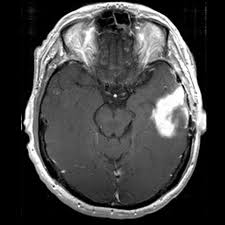
%> input picture Brain_Tumor_Code/Benign/10.jpg, 225 x 225 px
$ octave --eval "result = processar(imread('Brain_Tumor_Code/Benign/10.jpg'));"   (GNU Octave 9; MATLAB toolbox functions it lacks are replaced by stand-ins)
%> lines starting %> are read from the running program, lines starting %| are printed output that depends on the picture; in (x1, y1, x2, y2) boxes, pixels count from 0 and x2, y2 are one past the last pixel; in counts of white or black regions, pixels touching at a corner belong together; the program's own positions count from 1
%> in processar, `imgMin = prctile(imagem(:),35);`: imgMin = 4
%> in processar, `imgMax = prctile(imagem(:),99.9);`: imgMax = 255
### removeSkull.m
function [ finalImage ] = removeSkull( grayImage, crop,grayLimit, limitPixelsEliminate )
%> called with crop = 15, grayLimit = 20, limitPixelsEliminate = 10
    % Crop image to get rid of light box surrounding the image
    grayImage = grayImage(3:end-3, 4:end-4);
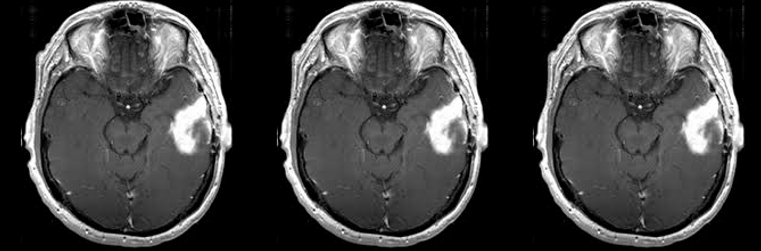
%> grayImage: size 251x761 uint8; min 0, max 255, mean 67
    % Threshold to create a binary image
    binaryImage = grayImage > grayLimit;
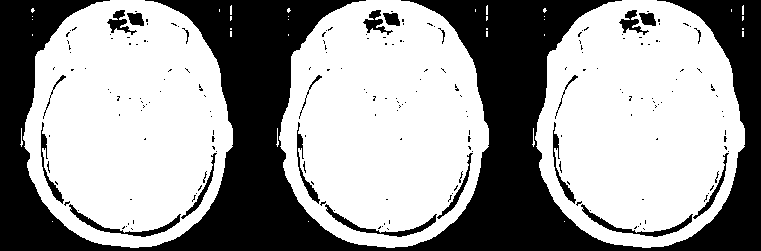
%> binaryImage: size 251x761 logical; 61.6% white; 202 black regions (180 under 20 px), largest, box (x1, y1, x2, y2) and area: (0, 0, 761, 251) 67357, (69, 204, 181, 237) 575, (325, 204, 437, 237) 575
    % Get rid of small specks of noise
    binaryImage = bwareaopen(binaryImage, limitPixelsEliminate);
%> binaryImage: size 251x761 logical; 61.6% white; 202 black regions (180 under 20 px), largest, box (x1, y1, x2, y2) and area: (0, 0, 761, 251) 67420, (69, 204, 181, 237) 575, (325, 204, 437, 237) 575
    % Seal off the bottom of the head - make the last row white.
    binaryImage(end,:) = true;
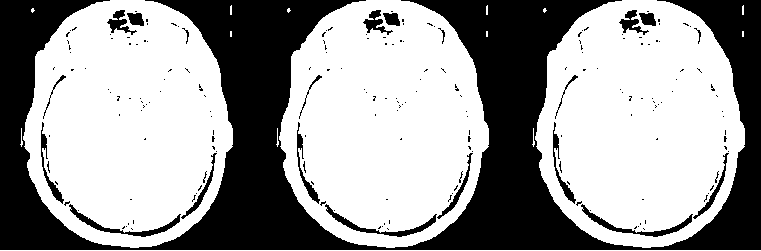
%> binaryImage: size 251x761 logical; 62% white; 202 black regions (180 under 20 px), largest, box (x1, y1, x2, y2) and area: (0, 0, 761, 250) 66659, (69, 204, 181, 237) 575, (325, 204, 437, 237) 575
    % Fill the image
    binaryImage = imfill(binaryImage, 'holes');
%> binaryImage: size 251x761 logical; 65.1% white; 1 black region, box (x1, y1, x2, y2) and area: (0, 0, 761, 250) 66659
    % Erode away 15 layers of pixels.
    se = strel('disk', crop, 0);
    binaryImage = imerode(binaryImage, se);
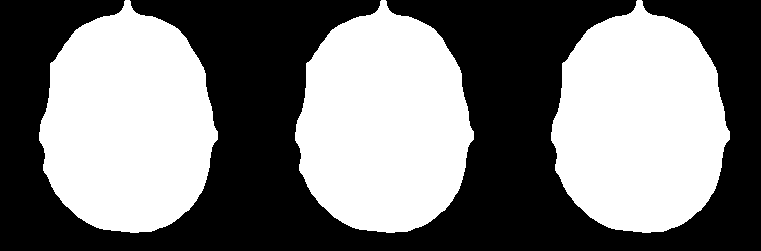
%> binaryImage: size 251x761 logical; 48.7% white; 3 white regions, box (x1, y1, x2, y2) and area: (39, 0, 218, 233) 30995, (295, 0, 474, 233) 30995, (551, 0, 730, 233) 30995
    % Mask the gray image
    finalImage = grayImage; % Initialize.
    finalImage(~binaryImage) = 0;
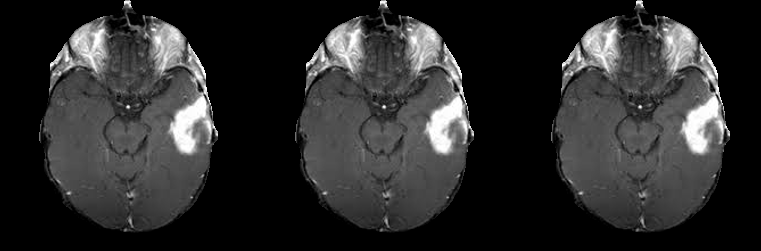
%> finalImage: size 251x761 uint8; 19.28% of pixels changed, all inside (x1, y1, x2, y2) = (15, 0, 746, 251)
    finalImage = imresize(finalImage,[256,256]);
%> finalImage: size 256x256 uint8
end

### preprocessamento.m
function [ imageFinal ] = preprocessamento( imagem )
    imagemSemCranio = single(removeSkull(imagem,15,20,10)); %remove o cr鈔io da imagem
    imagemSemCranio = medfilt2(passaAlta(imagemSemCranio))+imagemSemCranio;%passa filtros para diminuir ruidos e melhorar a segmenta玢o
    imageFinal = (segmentacao(imagemSemCranio,3)); %processo de thereshold segmentation
end

### passaAlta.m
function [ Y ] = passaAlta( img )
nucleo = -1 * ones(3)/9;
nucleo(2,2) = 8/9;
Y = imfilter(img, nucleo);
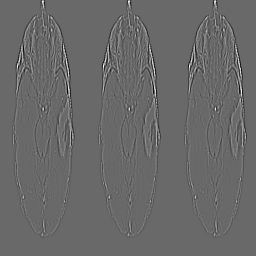
%> Y: size 256x256 single; min -81.22, max 115.3, mean 0; drawn with min black and max white
%> in preprocessamento, `imagemSemCranio = medfilt2(passaAlta(imagemSemCranio))+imagemSemCranio;`:
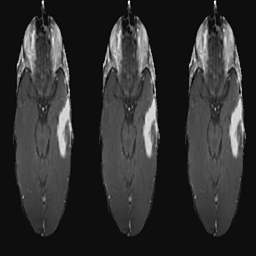
%> imagemSemCranio: size 256x256 single; min -18.44, max 310.6, mean 43.4; drawn with min black and max white
end

### segmentacao.m
function [ imagemSegmentada ] = segmentacao( entrada, t0)

%Thereshold segmentation utilizando k-means
%> the run ends on the next line
[classeTumor, imgKmedia] = kmeansImg(entrada,t0);
imagemSegmentada=zeros(size(entrada));
    for i= 1:1:size(imgKmedia,1)
        for j=1:1:size(imgKmedia,2)
            if imgKmedia (i,j)==t0
                imagemSegmentada(i,j)=1;
            else
                imagemSegmentada(i,j)=0;
            end
        end
    end
end

### processar.m
function [ImagemTumor, ImagemSegmentada, features] = processar(imagem)

imgMin = prctile(imagem(:),35);
imgMax = prctile(imagem(:),99.9);
Bmin = imagem-imgMin;
Bmax = double(Bmin)/(double(imgMax)-double(imgMin))*255;
normalized = imresize(uint8(Bmax),[256,256]);

ImagemTumor = preprocessamento(normalized);
ImagemSegmentada = single(normalized) + ImagemTumor*255;
features = featureDetermination(single(normalized).*ImagemTumor);

end

$ run again, on Brain_Tumor_Code/Benign/11.jpg
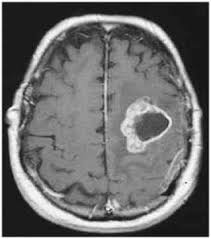
%> input picture Brain_Tumor_Code/Benign/11.jpg, 211 x 239 px
%> imgMin = 80
%> imgMax = 255
%> in removeSkull, `binaryImage = grayImage > grayLimit;`:
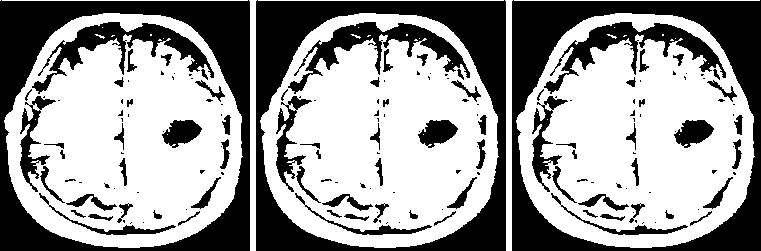
%> binaryImage: size 251x761 logical; 60.8% white; 168 black regions (90 under 20 px), largest, box (x1, y1, x2, y2) and area: (0, 0, 250, 251) 17384, (256, 0, 506, 251) 17384, (512, 0, 761, 251) 17134
%> in preprocessamento, `imagemSemCranio = medfilt2(passaAlta(imagemSemCranio))+imagemSemCranio;`:
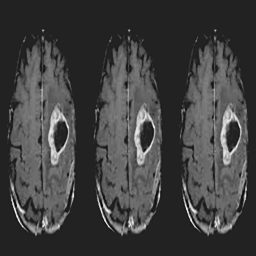
%> imagemSemCranio: size 256x256 single; min -39.44, max 255.2, mean 36; drawn with min black and max white

$ run again, on Brain_Tumor_Code/Benign/12.jpg
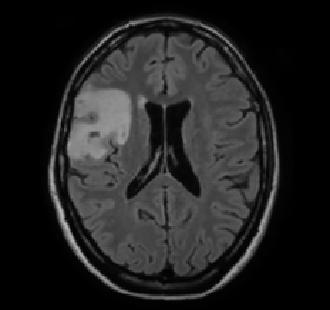
%> input picture Brain_Tumor_Code/Benign/12.jpg, 330 x 310 px
%> imgMin = 0
%> imgMax = 164
%> in processar, Bmin is the input picture: size 310x330x3 uint8; min 0, max 191, mean 33.7
%> in removeSkull, `binaryImage(end,:) = true;`:
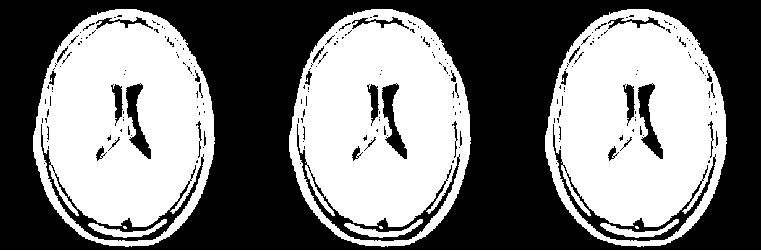
%> binaryImage: size 251x761 logical; 48.2% white; 10 white regions (3 under 20 px), largest, box (x1, y1, x2, y2) and area: (33, 9, 215, 247) 29950, (289, 9, 471, 247) 29950, (545, 9, 727, 247) 29950
%> in preprocessamento, `imagemSemCranio = medfilt2(passaAlta(imagemSemCranio))+imagemSemCranio;`:
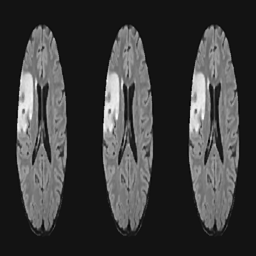
%> imagemSemCranio: size 256x256 single; min -20.78, max 252.8, mean 43.1; drawn with min black and max white

$ run again, on Brain_Tumor_Code/Benign/2.jpg
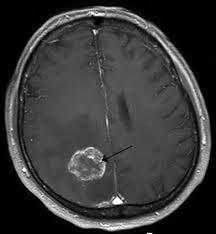
%> input picture Brain_Tumor_Code/Benign/2.jpg, 216 x 234 px
%> imgMin = 44
%> imgMax = 249
%> in passaAlta, `Y = imfilter(img, nucleo);`:
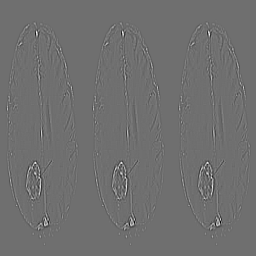
%> Y: size 256x256 single; min -68.33, max 87.67, mean 0; drawn with min black and max white
